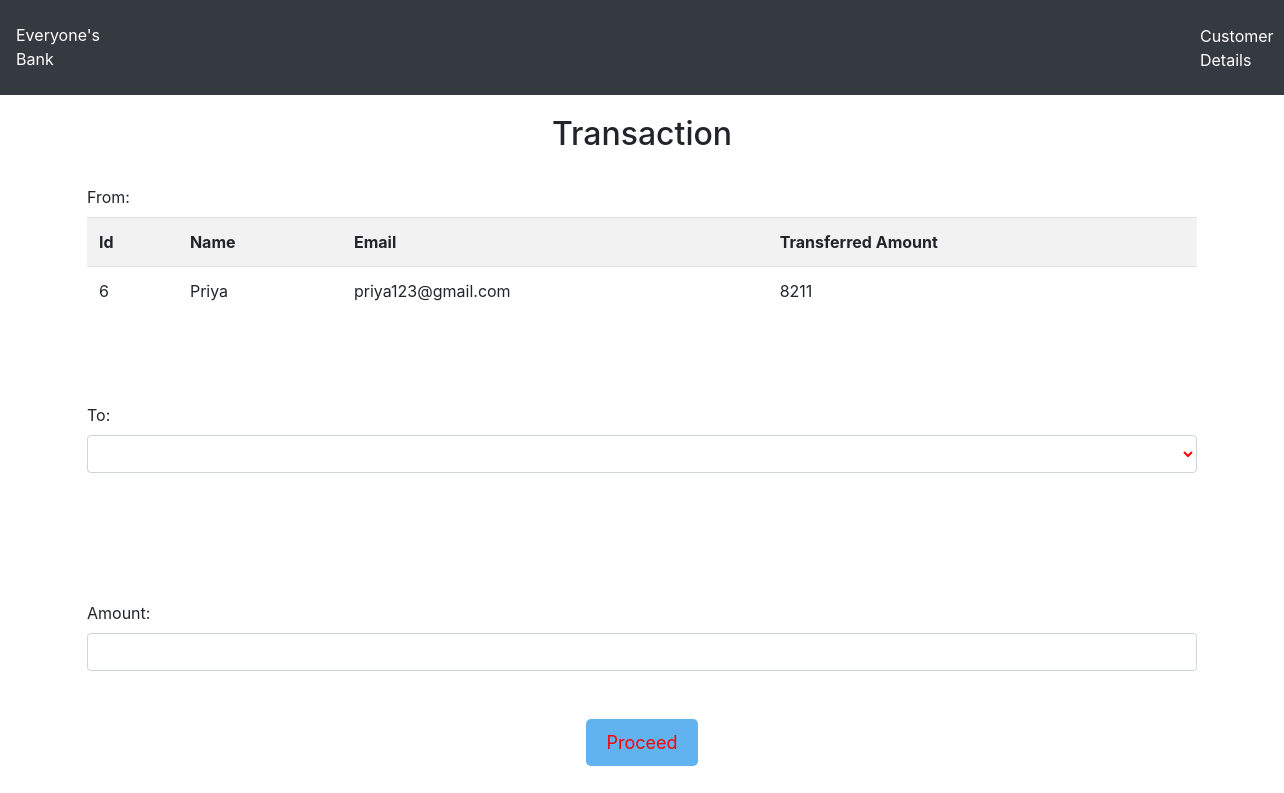
The page /transfer.php?id=6 on the database as committed earlier.
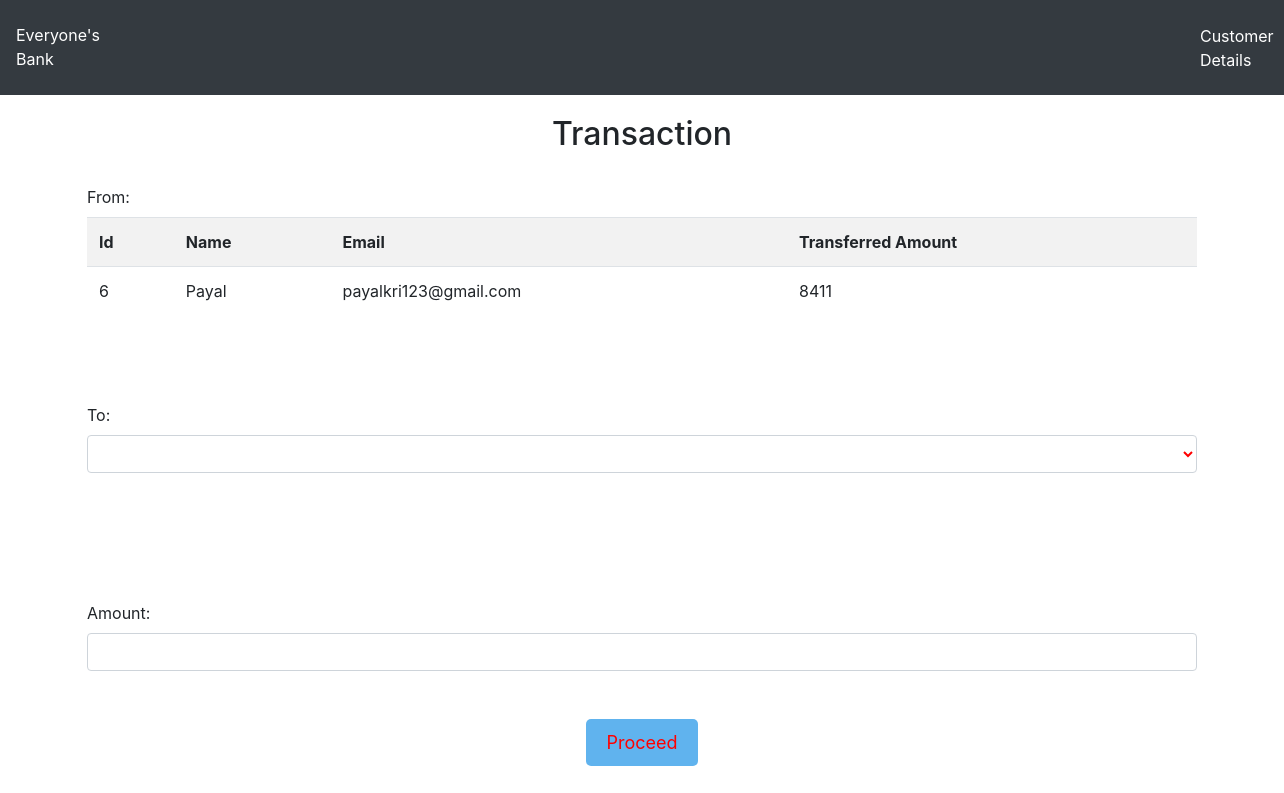
The same page on the database as committed later.
### tables this page shows
CREATE TABLE `users` (
  `id` int(11) NOT NULL,
  `name` varchar(50) NOT NULL,
  `email` varchar(50) NOT NULL,
  `credits` int(10) NOT NULL
);

### transfer.php (the view, shortened to what this page needs)
<!DOCTYPE html>
<html lang="en">
<head>
    <link rel="stylesheet" href="https://maxcdn.bootstrapcdn.com/bootstrap/4.0.0/css/bootstrap.min.css">
</head>
<body>
  <nav class="navbar navbar-expand-sm bg-dark navbar-dark">
  <p class="logo-text">Everyone's Bank</p>
  <ul class="navbar-nav">
  <li class="list-customer">
  <a class="nav-link1" href="viewusers.php">Customer Details</a>
  </li>
  </ul>
  </nav>
    <div class="container divStyle">
        <h2>Transaction </h2>
            <?php
                include 'config.php';
                $sid=$_GET['id'];
                $sql = "SELECT * FROM  users where id=$sid";
                $query=mysqli_query($conn,$sql);
                $rows=mysqli_fetch_array($query);
            ?>
            <form method="post" name="tcredit" class="tabletext" ><br/>
        <label> From: </label><br/>
        <div>
            <table class="table roundedCorners  tabletext table-hover  table-striped table-condensed"  >
                <tr>
                    <th>Id</th>
                    <th>Name</th>
                    <th>Email</th>
                    <th> Transferred Amount</th>
                </tr>
                <tr>
                    <td><?php echo $rows['id'] ?></td>
                    <td><?php echo $rows['name'] ?></td>
                    <td><?php echo $rows['email'] ?></td>
                    <td><?php echo $rows['credits'] ?></td>
                </tr>
            </table>
        </div>
        <br/><br/><br/>
        <label>To:</label>
        <select class=" form-control"   name="to" style="margin-bottom:5%;" required>
            <option value="" disabled selected> </option>
            <?php
                include 'config.php';
                $sid=$_GET['id'];
                $sql = "SELECT * FROM users where id!=$sid";
                $query=mysqli_query($conn,$sql);
                while($rows = mysqli_fetch_array($query)) {
            ?>
                <option class="table text-center table-striped " value="<?php echo $rows['id'];?>" >
                </option>
            <?php
                }
            ?>
        </select> <br/><br/><br/>
            <label>Amount:</label>
            <input type="number" id="amm" class="form-control" name="amount" min="0" required  />  <br/><br/>
                <div class="text-center btn3" >
            <button class="button" name="submit" type="submit" id="myBtn">Proceed</button>
            </div>
        </form>
    </div>
</body>
</html>

Rows that differ between the two databases and show on the page:
changed users id 6: name "Priya" → "Payal"; email "priya123@gmail.com" → "payalkri123@gmail.com"; credits "8211" → "8411"
